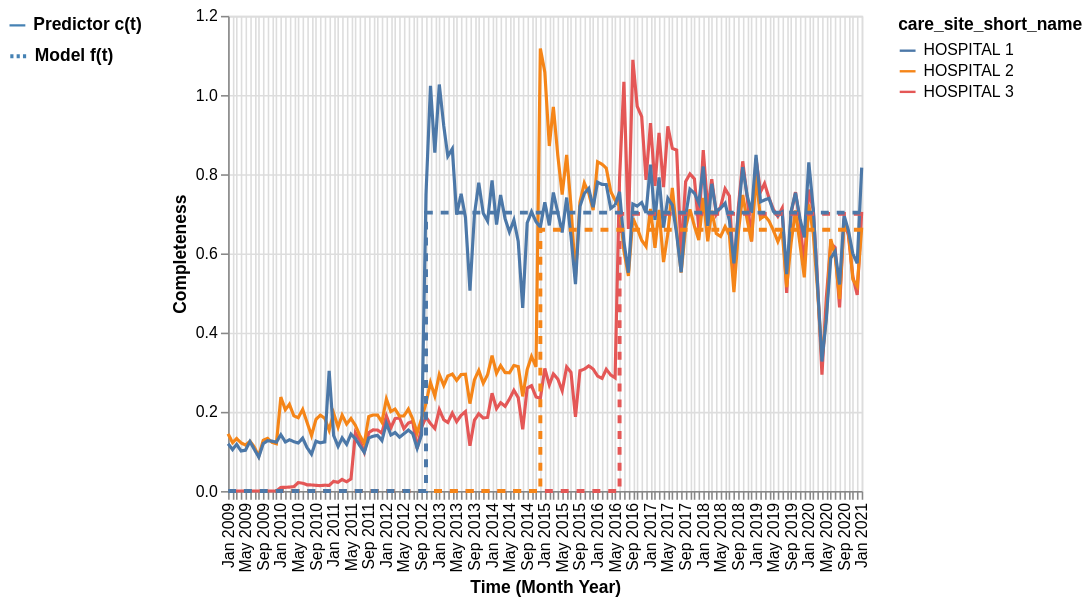

Describe this chart as a Vega-Lite specification.
### Vega-Lite specification from a JSON file in a GitHub repository (floating-point values rounded to 4 significant figures; data arrays with more than 128 entries replaced by an {"elided": "..."} marker saying what was removed)
{"config": {"view": {"continuousWidth": 400, "continuousHeight": 300}}, "layer": [{"mark": "line", "encoding": {"color": {"field": "care_site_short_name", "sort": {"field": "c", "op": "mean", "order": "descending"}, "type": "nominal"}, "strokeDash": {"field": "legend_predictor", "legend": {"labelFontSize": 11, "labelFontStyle": "bold", "orient": "left", "symbolStrokeColor": "steelblue", "symbolType": "stroke"}, "title": "", "type": "nominal"}, "x": {"axis": {"labelAngle": -90, "tickCount": "month"}, "field": "date", "timeUnit": "yearmonth", "title": "Time (Month Year)", "type": "temporal"}, "y": {"aggregate": "mean", "field": "c", "title": "Completeness", "type": "quantitative"}}}, {"mark": {"type": "line", "interpolate": "step-after", "strokeDash": [5, 5]}, "encoding": {"color": {"field": "care_site_short_name", "sort": {"field": "c", "op": "mean", "order": "descending"}, "type": "nominal"}, "strokeWidth": {"field": "legend_model", "legend": {"labelFontSize": 11, "labelFontStyle": "bold", "orient": "left", "symbolDash": [2, 2], "symbolStrokeColor": "steelblue", "symbolType": "stroke"}, "title": "", "type": "nominal"}, "x": {"axis": {"labelAngle": -90, "tickCount": "month"}, "field": "date", "timeUnit": "yearmonth", "title": "Time (Month Year)", "type": "temporal"}, "y": {"aggregate": "mean", "field": "c_hat", "type": "quantitative"}}}], "data": {"name": "data-9b9a030bc5b61bbfdbcdc34bfa99e02e"}, "$schema": "https://vega.github.io/schema/vega-lite/v5.json", "datasets": {"data-9b9a030bc5b61bbfdbcdc34bfa99e02e": {"elided": "435 records"}}}
